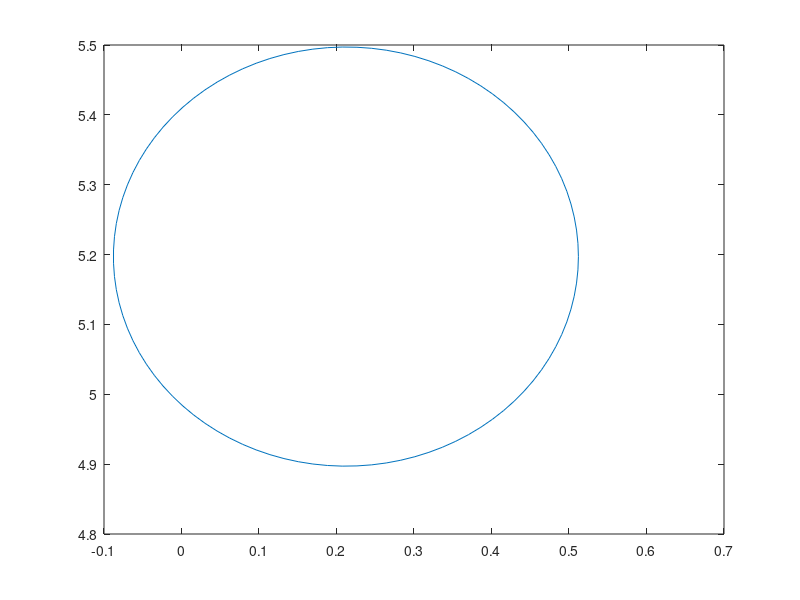

Write the MATLAB code that produced this figure. (Note: this script raises an error after producing the figure.)
% This will solve the differential equation numerically and show that in the picture.
% Each picture will be saved in your file then you can file them with the program.
% then it will seem like an animation.


% create arrays for global variables
global vy_0 vx_0 t y_text

% create arrays for positions and velocities of all balls
num_balls = 5;

position = zeros([num_balls, 200, 2]);  % 3-d array
velocity = zeros([num_balls, 200, 2]);

% create arrays for initial velocities and angles of all balls
theta = [1./4.*pi, 1./6.*pi, 1./8.*pi, 1./5.*pi, 1./12.*pi];
v0 = [3, 3, 4, 4, 5];
vx_0 = v0 .* cos(theta);
vy_0 = v0 .* sin(theta);

t = zeros([num_balls, 1]);

% set initial positions of all balls
x = 0;
y = 5;
y_text = 0;
for ball = 1:num_balls
    position(ball, 1, :) = [x, y];
end

% set boundary conditions
c = 0.7;
x_min = 0;
x_max = 19.5;
y_min = 0.0001; % Avoid zero to prevent divide-by-zero errors
y_max = 20;
a_y = 3;
R = [0.3, 0.5, 0.5, 0.8, 1];


for i = 1:199 
    for ball = 1:num_balls
        % update position of ball based on equation
        t(ball) = t(ball) + 1;

        x_new = position(ball,1,1) + vx_0(ball).*(t(ball)./10);
        y_new = position(ball,1,2) + vy_0(ball).*(t(ball)./10) -1./2.*a_y.*(t(ball)./10).^2;
        
        position(ball,i+1,1) = x_new ;
        position(ball,i+1,2) = y_new ;

        % update velocity of ball based on positions
        velocity(ball, i+1, 2) = position(ball, i+1, 2) - position(ball, i, 2);
        velocity(ball, i+1, 1) = position(ball, i+1, 1) - position(ball, i, 1);

        % check boundary conditions
        if y_new <= y_min || y_new >= y_max 
            vy_0(ball) = -10 .* c .* velocity(ball, i, 2); 
            t(ball) = 0;
            position(ball, 1, 1) = position(ball, i, 1);
            position(ball, 1, 2) = position(ball, i, 2);
        end

        if x_new <= x_min || x_new >= x_max 
            vx_0(ball) = -10 .* c .* velocity(ball, i, 1); 
            t(ball) = 0;
            position(ball, 1, 1) = position(ball, i, 1);
            position(ball, 1, 2) = position(ball, i, 2);

        end

        theta = linspace(0,2*pi,100);

        circle_x = R(ball).*cos(theta) + x_new ;
        circle_y = R(ball).*sin(theta) + y_new;
        plot(circle_x,circle_y);
        yline(-1,'LineWidth',10,'Color','[0.4660, 0.6740, 0.1880]');
        hold on
       
        axis([-1 20 -2 20]);
        x_print = sprintf('%12.2f',x_new);
        y_print = sprintf('%12.2f',y_new);
         
        text(9 ,19-ball,{strcat('x', num2str(ball),'value : ',num2str(x_print),'    y',num2str(ball) ,'value : ',num2str(y_print))} );
        
        xlabel ('X - axis')
        ylabel ('Y - axis')
       
    end

    ax = gca;

    exportgraphics(ax,strcat('myplots_',num2str(i),'.jpg'));

    hold off

end
